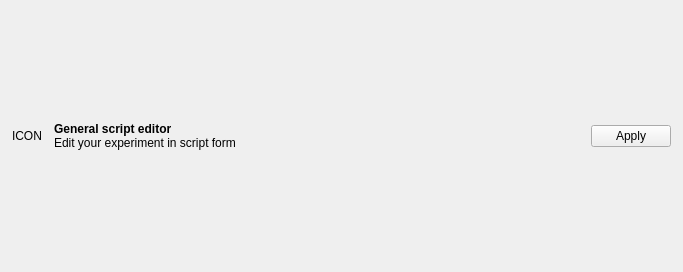
<?xml version="1.0" encoding="UTF-8"?>
<ui version="4.0">
 <class>ui_general_script_editor</class>
 <widget class="QWidget" name="ui_general_script_editor">
  <property name="geometry">
   <rect>
    <x>0</x>
    <y>0</y>
    <width>683</width>
    <height>272</height>
   </rect>
  </property>
  <property name="windowTitle">
   <string>Form</string>
  </property>
  <layout class="QVBoxLayout" name="layout_vbox">
   <property name="spacing">
    <number>12</number>
   </property>
   <property name="leftMargin">
    <number>12</number>
   </property>
   <property name="topMargin">
    <number>12</number>
   </property>
   <property name="rightMargin">
    <number>12</number>
   </property>
   <property name="bottomMargin">
    <number>12</number>
   </property>
   <item>
    <widget class="QWidget" name="widget" native="true">
     <property name="sizePolicy">
      <sizepolicy hsizetype="Preferred" vsizetype="Fixed">
       <horstretch>0</horstretch>
       <verstretch>0</verstretch>
      </sizepolicy>
     </property>
     <layout class="QHBoxLayout" name="horizontalLayout">
      <property name="spacing">
       <number>12</number>
      </property>
      <property name="leftMargin">
       <number>0</number>
      </property>
      <property name="topMargin">
       <number>0</number>
      </property>
      <property name="rightMargin">
       <number>0</number>
      </property>
      <property name="bottomMargin">
       <number>0</number>
      </property>
      <item>
       <widget class="QLabel" name="label_warning_icon">
        <property name="sizePolicy">
         <sizepolicy hsizetype="Fixed" vsizetype="Fixed">
          <horstretch>0</horstretch>
          <verstretch>0</verstretch>
         </sizepolicy>
        </property>
        <property name="text">
         <string>ICON</string>
        </property>
       </widget>
      </item>
      <item>
       <widget class="QLabel" name="label">
        <property name="sizePolicy">
         <sizepolicy hsizetype="Preferred" vsizetype="Fixed">
          <horstretch>0</horstretch>
          <verstretch>0</verstretch>
         </sizepolicy>
        </property>
        <property name="text">
         <string>&lt;b&gt;General script editor&lt;/b&gt;&lt;br /&gt;
Edit your experiment in script form</string>
        </property>
        <property name="wordWrap">
         <bool>true</bool>
        </property>
       </widget>
      </item>
      <item>
       <widget class="QPushButton" name="button_apply">
        <property name="sizePolicy">
         <sizepolicy hsizetype="Fixed" vsizetype="Fixed">
          <horstretch>0</horstretch>
          <verstretch>0</verstretch>
         </sizepolicy>
        </property>
        <property name="text">
         <string>Apply</string>
        </property>
        <property name="icon">
         <iconset theme="dialog-apply"/>
        </property>
       </widget>
      </item>
     </layout>
    </widget>
   </item>
  </layout>
 </widget>
 <resources/>
 <connections/>
</ui>
